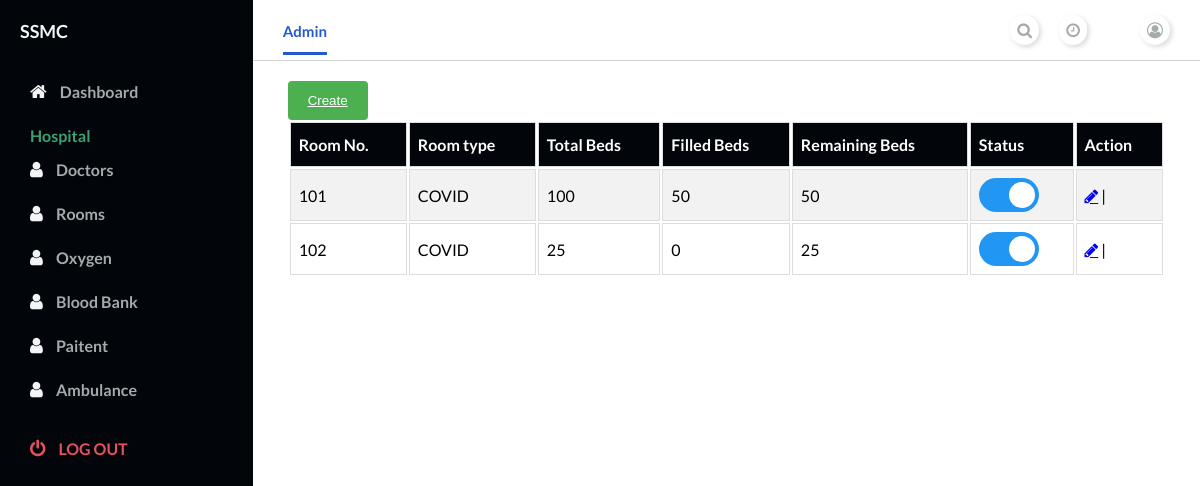
/hospital/dashboard/roomlist (signed in), run on the app's committed database.
### hospital/models.py (models this page shows, shortened)
class RoomModel(models.Model):
    COVID = "COVID"
    GENERAL = "GENERAL"
    STATUS_CHOICES = (
        (COVID, 'COVID'),
        (GENERAL, 'GENERAL'),
    )
    roomhospital = models.ForeignKey(User, on_delete=models.CASCADE,
                               related_name='roomhospital')
    room_no = models.IntegerField(null=True,blank=True,unique=True)
    room_type= models.CharField(max_length=10, choices=STATUS_CHOICES,
                              default='COVID')
    floor=models.IntegerField(null=True,blank=True)
    code=models.IntegerField(null=True,blank=True)
    no_beds=models.IntegerField(null=True,blank=True)
    filled_beds=models.IntegerField(null=True,blank=True)
    rem_beds=models.IntegerField(null=True,blank=True)
    status=models.BooleanField(default=True)

### accounts/models.py (models this page shows, shortened)
class User(AbstractUser):
    username = None
    role = models.CharField(max_length=12, error_messages={
        'required': "Role must be provided"
    })
    gender = models.CharField(max_length=10, blank=True, null=True, default="")
    email = models.EmailField(unique=True, blank=False,
                              error_messages={
                                  'unique': "A user with that email already exists.",
                              })
    address=models.TextField(blank=True,null=True,default="")
    phone_number = PhoneField(blank=True, help_text='Contact phone number')
    pincode=models.CharField( max_length=6, default="")
    USERNAME_FIELD = "email"
    REQUIRED_FIELDS = []
    objects = UserManager()

### hospital/views.py (the view)
# urls.py: path('roomlist', RoomListView, name='room-list'),
@login_required
def RoomListView(request):
    room=RoomModel.objects.filter(roomhospital=request.user)
    return render(request,"hospital/roomlist.html",{"rooms":room})

### templates/hospital/roomlist.html (shortened to what this page needs)
{% extends 'hospital/home.html' %}
{% load static %}
{% block content %}
<main>
  <div class="main__container">
    <button class="create" href=""> <a href="{% url 'hospital:room-create' %}">Create</a> </button>
    <table id="doctor">
      <tr>
        <th>Room No.</th>
        <th>Room type</th>
        <th>Total Beds</th>
        <th>Filled Beds</th>
        <th>Remaining Beds</th>
        <th>Status </th>
        <th colspan="2">Action</th>
      </tr>
      {% for r in rooms %}
      <tr>
        <td>{{r.room_no}}</td>
        <td>{{r.room_type}}</td>
        <td>{{r.no_beds}}</td>
        <td>{{r.filled_beds}}</td>
        <td>{{r.rem_beds}}</td>
        <td>
          <label class="switch">
            <span class="slider round"></span>
          </label>
        </td>
        <td>
          <a class="fa fa-pencil" href="{% url 'hospital:room-edit' pk=r.id %}"></a> |
        </td>
      </tr>
      {% endfor %}
    </table>
  </div>
</main>
{% endblock %}

### templates/hospital/home.html (shortened to what this page needs)
{% load static %}
<!DOCTYPE html>
<html lang="en">
<head>
    <link
      rel="stylesheet"
      href="https://stackpath.bootstrapcdn.com/font-awesome/4.7.0/css/font-awesome.min.css"
    />
    <link rel="stylesheet" href="{% static 'dashboard/style.css' %}" />
</head>
<body id="body">
    <div class="container">
    <nav class="navbar">
      <div class="navbar__left">
        <a class="active_link" href="#">Admin</a>
      </div>
      <div class="navbar__right">
        <a href="#">
          <i class="fa fa-search" aria-hidden="true"></i>
        </a>
        <a href="#">
          <i class="fa fa-clock-o" aria-hidden="true"></i>
        </a>
        <a href="#">
          <i class="fa fa-user-circle-o" aria-hidden="true"></i>
        </a>
      </div>
    </nav>
    {% block content %} {% endblock %}
      <div id="sidebar">
        <div class="sidebar__title">
          <div class="sidebar__img">
            <h1> {{ request.user.first_name }}</h1>
          </div>
        </div>
        <div class="sidebar__menu">
          <div class="sidebar__link ">
            <i class="fa fa-home"></i>
            <a href="{% url 'hospital:hospital-dashboard' %}">Dashboard</a>
          </div>
          <h2>Hospital</h2>
          <div class="sidebar__link">
            <i class="fa fa-user" aria-hidden="true"></i>
            <a href="{% url 'hospital:doctor-list' %}">Doctors</a>
          </div>
          <div class="sidebar__link">
            <i class="fa fa-user" aria-hidden="true"></i>
            <a href="{% url 'hospital:room-list' %}">Rooms</a>
          </div>
          <div class="sidebar__link">
            <i class="fa fa-user" aria-hidden="true"></i>
            <a href="{% url 'hospital:oxygen-list' %}">Oxygen</a>
          </div>
          <div class="sidebar__link">
            <i class="fa fa-user" aria-hidden="true"></i>
            <a href="{% url 'hospital:blood-list' %}">Blood Bank</a>
          </div>
          <div class="sidebar__link">
            <i class="fa fa-user" aria-hidden="true"></i>
            <a href="{% url 'hospital:paitent-list' %}">Paitent</a>
          </div>
          <div class="sidebar__link">
            <i class="fa fa-user" aria-hidden="true"></i>
            <a href="{% url 'hospital:ambulance-list' %}">Ambulance</a>
          </div>
           <div class="sidebar__logout">
            <i class="fa fa-power-off"></i>
            <a href="{% url 'accounts:logout' %}">Log out</a>
          </div>
        </div>
      </div>
    </div>
</body>
</html>

### assets/dashboard/style.css (style rules this page uses)
* { margin: 0; padding: 0; }
body { box-sizing: border-box; font-family: "Lato", sans-serif; }
.container { display: grid; height: 100vh; grid-template-columns: 0.8fr 1fr 1fr 1fr; grid-template-rows: 0.2fr 3fr; grid-template-areas: "sidebar nav nav nav" "sidebar main main main"; }
.navbar { background: #ffffff; grid-area: nav; height: 60px; display: flex; align-items: center; justify-content: space-between; padding: 0 30px 0 30px; border-bottom: 1px solid lightgray; }
.navbar__left > a { margin-right: 30px; text-decoration: none; color: #a5aaad; font-size: 15px; font-weight: 700; }
.navbar__left .active_link { color: #265acc; border-bottom: 3px solid #265acc; padding-bottom: 12px; }
.navbar__right { display: flex; justify-content: center; align-items: center; }
.navbar__right > a { margin-left: 20px; text-decoration: none; }
.navbar__right > a > i { color: #a5aaad; font-size: 16px; border-radius: 50px; background: #ffffff; box-shadow: 2px 2px 5px #d9d9d9, -2px -2px 5px #ffffff; padding: 7px; }
main { background: #ffffff; grid-area: main; overflow-y: auto; }
.main__container { padding: 20px 35px; }
#sidebar { background: #020509; grid-area: sidebar; overflow-y: auto; padding: 20px; -webkit-transition: all 0.5s; transition: all 0.5s; }
.sidebar__title { display: flex; justify-content: space-between; align-items: center; color: #f3f4f6; margin-bottom: 30px; }
.sidebar__img { display: flex; align-items: center; }
.sidebar__title > div > h1 { font-size: 18px; display: inline; }
.sidebar__menu > h2 { color: #3ea175; font-size: 16px; margin-top: 15px; margin-bottom: 5px; padding: 0 10px; font-weight: 700; }
.sidebar__link { color: #f3f4f6; padding: 10px; border-radius: 3px; margin-bottom: 5px; }
.sidebar__link > a { text-decoration: none; color: #a5aaad; font-weight: 700; }
.sidebar__link > i { margin-right: 10px; font-size: 18px; }
.sidebar__logout { margin-top: 20px; padding: 10px; color: #e65061; }
.sidebar__logout > a { text-decoration: none; color: #e65061; font-weight: 700; text-transform: uppercase; }
.sidebar__logout > i { margin-right: 10px; font-size: 18px; }

### templates/hospital/roomlist.html (style rules this page uses)
#doctor { border-radius: 2px solid grey; overflow-x: auto; width: 100%; }
#doctor td, #doctor th { border: 1px solid #ddd; padding: 8px; }
#doctor tr:nth-child(even) { background-color: #f2f2f2; }
#doctor th { padding-top: 12px; padding-bottom: 12px; text-align: left; background-color: rgb(2, 5, 9); ; color: white; }
.switch { position: relative; display: inline-block; width: 60px; height: 34px; }
.slider { position: absolute; cursor: pointer; top: 0; left: 0; right: 0; bottom: 0; background-color: #ccc; -webkit-transition: .4s; transition: .4s; }
.slider:before { position: absolute; content: ""; height: 26px; width: 26px; left: 4px; bottom: 4px; background-color: white; -webkit-transition: .4s; transition: .4s; }
input:checked+.slider { background-color: #2196F3; }
input:checked+.slider:before { -webkit-transform: translateX(26px); -ms-transform: translateX(26px); transform: translateX(26px); }
.slider.round { border-radius: 34px; }
.slider.round:before { border-radius: 50%; }
.create { background-color: #4CAF50; color: white; padding: 12px 20px; border: none; border-radius: 4px; cursor: pointer; float: left; }
.create>a { color: white; }

### data on the page
RoomModel: room_no "101", room_type "COVID", no_beds "100", filled_beds "50", rem_beds "50"
RoomModel: room_no "102", room_type "COVID", no_beds "25", filled_beds "0", rem_beds "25"
User: user.first_name "SSMC"
